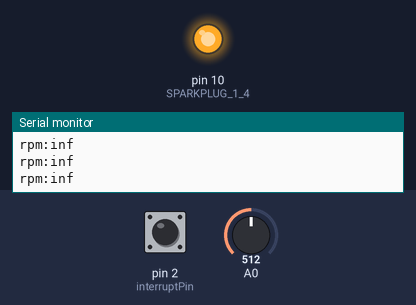
This sketch was run on a simulated Arduino Uno, built with avr-gcc and run on an emulated ATmega328P. Shown: output pins drawn as LEDs (lit = HIGH), the last lines printed to the serial monitor. The inputs (shaded band) are chosen by the test bench; at power-on: pin 2 (interruptPin) HIGH, A0 = 512.

Above: at 1.2 s.
1.3 s: pin 2 (interruptPin) pulled LOW for 0.15 s
At 2.1 s:
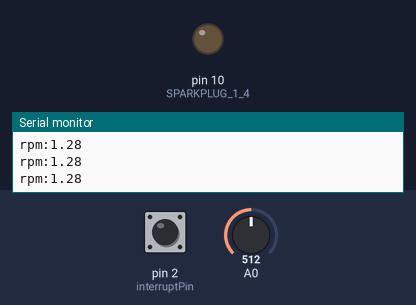
Timing chart, 0 to 4.3 s (numbered marks = the images above; inputs shaded):
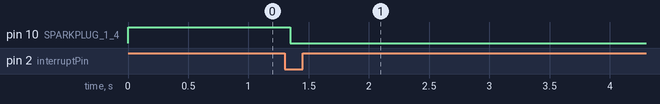

Measured:
- after the input at 1.3 s, pin 10 (SPARKPLUG_1_4): HIGH → LOW after 0.05 s

The sketch:

timeing.ino
```cpp
// read squarewave on pin 2 and calc ignition timing
//
#include <digitalWriteFast.h>

const byte interruptPin = 2;
const byte SPARKPLUG_1_4 = 10;
// volatile byte state = LOW;
volatile unsigned long timeSinceMissingTooth = 0;
volatile unsigned long timeToFire = 0;
volatile unsigned long toothGap = 0;
volatile unsigned long lastTime = 0;
volatile unsigned long lastGap = 0 ;
volatile byte missingTooth = 0 ;
volatile float timePerDegree = 0;
byte signalToothOffSet = 90; // in degrees - the sensor being fitted 90 degrees before TDC
byte defaultAdvance = 10;    // in degrees
float frequency = 0;
volatile unsigned int sparkDelayTime_1_4 = 10;   // microseconds

volatile unsigned int sparkOnTime = 2000;     // microseconds

// allow for time taken to enter ISR (determine empirically)
const unsigned int isrDelayFactor = 200;        // microseconds

// is spark currently on?
volatile boolean sparkOn_1_4;
void setup()
{
  Serial.begin(9600);
  pinMode(interruptPin, INPUT_PULLUP);
  attachInterrupt(digitalPinToInterrupt(interruptPin), ISR_missing_Tooth, FALLING);
  noInterrupts();           // disable all interrupts
  TCCR1A = 0;  //  Timer 1 normal mode
  TCCR1B = 0;  //  Timer 1 stop timer
  TIMSK1 = 0;  //  Timer 1 cancel timer interrupt

  interrupts();           // enable all interrupts
  pinMode (SPARKPLUG_1_4, OUTPUT);
}

void loop()
{
   defaultAdvance = map(analogRead(A0), 0, 1023, 0, 45);
  if (missingTooth = 1) {
    // if timesincemissing tooth eq or greater than ignition and off set
    // fire sparkplug
     timeToFire = (signalToothOffSet - defaultAdvance) * timePerDegree;
    if (timeSinceMissingTooth >= timeToFire) {
      timeSinceMissingTooth = 0;
      // fire 1,4 sparkplugs
     sparkDelayTime_1_4 = timeToFire;
     timeToFire = (signalToothOffSet - defaultAdvance + 180) * timePerDegree;
     fireSparkPlugs_1_4(); // fire now on cylinders 1 and 4
    }
    timePerDegree = lastGap / 10; // lastGap period covers 10 degrees
    frequency = 1/((timePerDegree / 1000000) * 360 ) * 60;   /// need to rename this RPM
    Serial.print("rpm:");
    Serial.print(frequency);
    Serial.print("\n");
    missingTooth = 0 ;
  }
}


void ISR_missing_Tooth() {

  toothGap = micros() - lastTime;
  if (toothGap > 1.8 * lastGap) {
  // missing tooth detected
  Serial.print("missing tooth\n");
    timeSinceMissingTooth = micros();
    missingTooth = 1;
    }
  lastGap = toothGap;
  lastTime = micros();
}

void fireSparkPlugs_1_4() // pass parameter of offset time
 {
  sparkOn_1_4 = false;                  // make sure flag off just in case
  // set up Timer 1
  noInterrupts();
  TCCR1A = 0;                       // normal mode
  TCNT1 = 0;                        // count back to zero
  TCCR1B = bit(WGM12) | bit(CS11);  // CTC, scale to clock / 8
  // time before timer fires - zero relative
  // multiply by two because we are on a prescaler of 8
  OCR1A = (sparkDelayTime_1_4 * 2) - (isrDelayFactor * 2) - 1;
  TIMSK1 = bit (OCIE1A);            // interrupt on Compare A Match
  interrupts();
  }

  // interrupt for when time to turn spark on then off again
ISR (TIMER1_COMPA_vect)
  {
  // if currently on, turn off
  if (sparkOn_1_4)
    {
    digitalWriteFast (SPARKPLUG_1_4, LOW);  // spark off
    TCCR1B = 0;                         // stop timer
    TIMSK1 = 0;                         // cancel timer interrupt
    }
  else
    // hold-off time must be up
    {
    digitalWriteFast (SPARKPLUG_1_4, HIGH); // spark on
    TCCR1B = 0;                         // stop timer
    TCNT1 = 0;                          // count back to zero
    TCCR1B = bit(WGM12) | bit(CS11);    // CTC, scale to clock / 8
    // time before timer fires (zero relative)
    // multiply by two because we are on a prescaler of 8
    OCR1A = (sparkOnTime * 2) - (isrDelayFactor * 2) - 1;
    }
    sparkOn_1_4 = !sparkOn_1_4;                  // toggle
  }  // end of TIMER1_COMPA_vect
```
